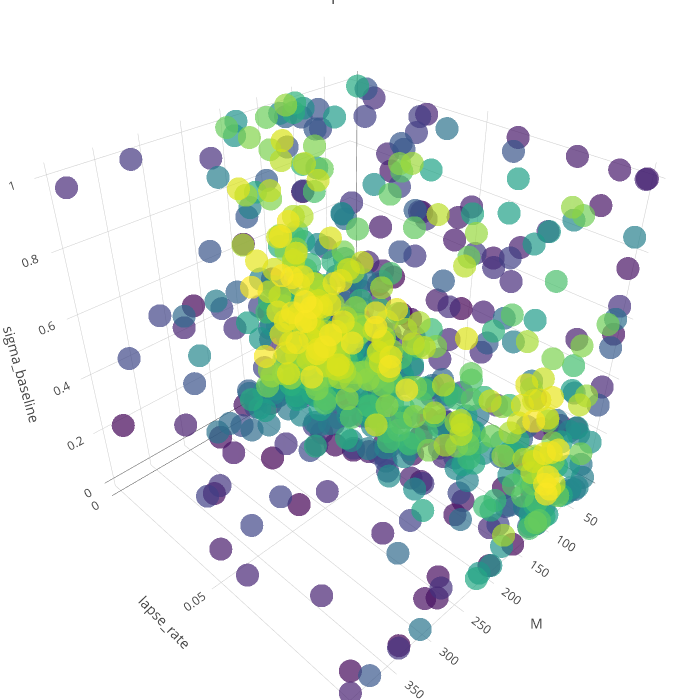

Notebook code for this chart:
### Code cell
# Filter the start of steps only
df_cmaes_traj = df_best_fits[df_best_fits['step'] < 1000]
# result_to_color = np.array(df_cmaes_traj['dist_nll92'])
result_to_color = np.array(df_cmaes_traj['step'])
# result_to_color = np.log(result_to_color)

text = ['> %s' % (x) for x in result_to_color]

trace1 = go.Scatter3d(
        x = df_cmaes_traj['M'],
        y = df_cmaes_traj['lapse_rate'],
        z = df_cmaes_traj['sigma_baseline'],
        text = text,
        mode = 'markers',
        marker = go.Marker(
            color = result_to_color,
            size = 8,
            colorscale='Viridis',
            opacity=0.7
        )
    )
data = [trace1]
layout = go.Layout(
    title='Landscape for NLL92',
    autosize=False,
    width=700,
    height=700,
    margin=dict(
        l=0,
        r=0,
        b=0,
        t=0),
    scene=go.Scene(
        xaxis=go.XAxis(
            title='M',
        ),
        yaxis=go.YAxis(
            title='lapse_rate',
        ),
        zaxis=go.ZAxis(
            title='sigma_baseline',
        )
    )
)
fig = go.Figure(data=data, layout=layout)
py.iplot(fig)

### Figure 1 — Plotly figure (JSON) as saved in the notebook; plotly's stock layout.template omitted (floating-point values rounded to 4 significant figures; data arrays with more than 128 entries replaced by an {"elided": "..."} marker saying what was removed)
{"data": [{"marker": {"color": {"elided": "862 int values"}, "colorscale": "Viridis", "opacity": 0.7, "size": 8}, "mode": "markers", "text": {"elided": "862 str values"}, "type": "scatter3d", "x": {"elided": "862 float values"}, "y": {"elided": "862 float values"}, "z": {"elided": "862 float values"}}], "layout": {"autosize": false, "height": 700, "margin": {"b": 0, "l": 0, "r": 0, "t": 0}, "scene": {"xaxis": {"title": "M"}, "yaxis": {"title": "lapse_rate"}, "zaxis": {"title": "sigma_baseline"}}, "title": "Landscape for NLL92", "width": 700}}
